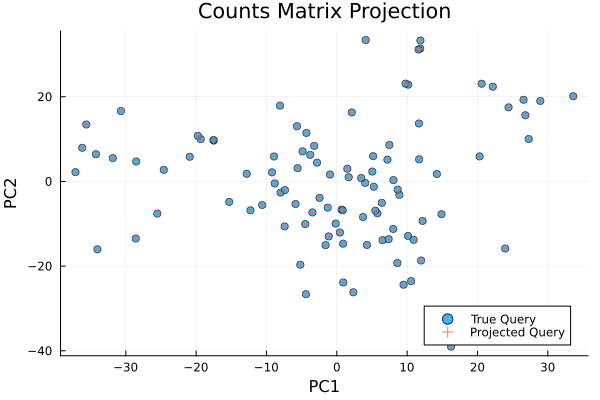

Source code (Julia):
using BioToolkit
using CSV
using DataFrames
using Statistics
using LinearAlgebra
using SparseArrays
using Plots

function load_counts_matrix(csv_path::AbstractString)
    counts_df = CSV.read(csv_path, DataFrame)
    counts_matrix = Matrix{Int}(counts_df[:, 2:end])
    return sparse(counts_matrix)
end

function procrustes_julia(source::AbstractMatrix{<:Real}, target::AbstractMatrix{<:Real})
    source_matrix = Matrix{Float64}(source)
    target_matrix = Matrix{Float64}(target)

    source_mean = vec(mean(source_matrix, dims=1))
    target_mean = vec(mean(target_matrix, dims=1))
    source_centered = source_matrix .- reshape(source_mean, 1, :)
    target_centered = target_matrix .- reshape(target_mean, 1, :)

    factorization = svd(transpose(source_centered) * target_centered)
    rotation = factorization.U * factorization.Vt
    scale = sum(factorization.S) / max(sum(abs2, source_centered), eps(Float64))
    return scale, rotation, source_mean, target_mean
end

function counts_matrix_projection_report(; csv_path::AbstractString=joinpath(@__DIR__, "counts_matrix.csv"), reference_cells::Int=400, n_components::Int=30, save_plot::Bool=true, plot_path::AbstractString=joinpath(@__DIR__, "counts_matrix_projection.png"))
    counts_sparse = load_counts_matrix(csv_path)
    n_genes, n_cells = size(counts_sparse)
    reference_cells < n_cells || throw(ArgumentError("reference_cells must be smaller than the number of cells"))

    gene_ids = ["gene_$(i)" for i in 1:n_genes]
    cell_ids = ["cell_$(i)" for i in 1:n_cells]
    reference_idx = 1:reference_cells
    query_idx = (reference_cells + 1):n_cells

    sce_full = SingleCellExperiment(counts_sparse, gene_ids, cell_ids)
    full_normalized = normalize_counts(sce_full)
    truth_coords = run_pca(sce_full; normalized=full_normalized, n_components=n_components, use_variable_features=false)

    sce_reference = SingleCellExperiment(counts_sparse[:, reference_idx], gene_ids, cell_ids[reference_idx])
    sce_query = SingleCellExperiment(counts_sparse[:, query_idx], gene_ids, cell_ids[query_idx])

    projection_model = fit_singlecell_projection_model(
        sce_reference;
        n_components=n_components,
        use_variable_features=false,
        scale_features=false,
    )
    projected_reference = project_singlecell(sce_reference, projection_model; reduction_name="counts_matrix_projection_reference")
    projected_query = project_singlecell(sce_query, projection_model; reduction_name="counts_matrix_projection_query")

    true_reference = truth_coords[reference_idx, :]
    true_query = truth_coords[query_idx, :]

    scale, rotation, projected_mean, truth_mean = procrustes_julia(projected_reference, true_reference)
    aligned_query = scale .* ((Matrix{Float64}(projected_query) .- reshape(projected_mean, 1, :)) * rotation) .+ reshape(truth_mean, 1, :)

    pc1_corr = cor(aligned_query[:, 1], true_query[:, 1])
    rmse = sqrt(mean((aligned_query .- true_query) .^ 2))

    println("------------------------------------------------")
    println("COUNTS MATRIX PROJECTION REPORT")
    println("------------------------------------------------")
    println("Genes: $(n_genes)")
    println("Cells: $(n_cells)")
    println("Reference cells: $(reference_cells)")
    println("Query cells: $(length(query_idx))")
    println("Julia RMSE (on R data): $(round(rmse, digits=4))")
    println("Julia Cor PC1: $(round(pc1_corr, digits=4))")

    if save_plot
        p = scatter(
            true_query[:, 1],
            true_query[:, 2];
            label="True Query",
            marker=:circle,
            alpha=0.75,
            title="Counts Matrix Projection",
            xlabel="PC1",
            ylabel="PC2",
        )
        scatter!(
            p,
            aligned_query[:, 1],
            aligned_query[:, 2];
            label="Projected Query",
            marker=:cross,
            alpha=0.75,
        )
        savefig(p, plot_path)
        println("Plot saved to $(plot_path)")
        println("------------------------------------------------")
    end

    return (
        rmse=rmse,
        pc1_corr=pc1_corr,
        projected_query=aligned_query,
        true_query=true_query,
    )
end

if abspath(PROGRAM_FILE) == @__FILE__
    report = counts_matrix_projection_report()
    @assert report.pc1_corr > 0.99 "Projection consistency failed: PC1 correlation too low"
    @assert report.rmse < 1.0 "Projection consistency failed: RMSE too high"
    println("SUCCESS: counts_matrix.csv projection benchmark passed.")
end
